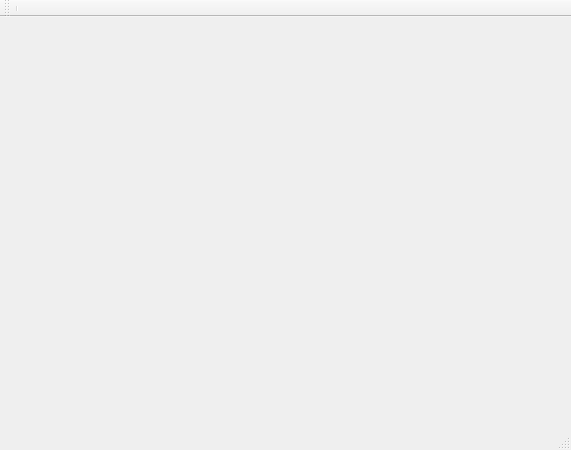
<?xml version="1.0" encoding="UTF-8"?>
<ui version="4.0">
 <class>StatisticsWindow</class>
 <widget class="QMainWindow" name="StatisticsWindow">
  <property name="geometry">
   <rect>
    <x>0</x>
    <y>0</y>
    <width>571</width>
    <height>450</height>
   </rect>
  </property>
  <property name="windowTitle">
   <string notr="true">RetroShare Statistics</string>
  </property>
  <widget class="QWidget" name="centralwidget">
   <layout class="QGridLayout" name="gridLayout">
    <property name="margin">
     <number>0</number>
    </property>
    <item row="0" column="0">
     <widget class="QSplitter" name="splitter">
      <property name="orientation">
       <enum>Qt::Horizontal</enum>
      </property>
      <property name="handleWidth">
       <number>2</number>
      </property>
      <widget class="MainPageStack" name="stackPages" native="true"/>
     </widget>
    </item>
   </layout>
  </widget>
  <widget class="QStatusBar" name="statusbar"/>
  <widget class="QToolBar" name="toolBar">
   <property name="contextMenuPolicy">
    <enum>Qt::CustomContextMenu</enum>
   </property>
   <property name="toolButtonStyle">
    <enum>Qt::ToolButtonTextUnderIcon</enum>
   </property>
   <attribute name="toolBarArea">
    <enum>TopToolBarArea</enum>
   </attribute>
   <attribute name="toolBarBreak">
    <bool>false</bool>
   </attribute>
   <addaction name="separator"/>
  </widget>
  <action name="actionAdd_Friend">
   <property name="icon">
    <iconset resource="../images.qrc">
     <normaloff>:/images/user/add_user24.png</normaloff>:/images/user/add_user24.png</iconset>
   </property>
   <property name="text">
    <string>Add Friend</string>
   </property>
   <property name="toolTip">
    <string>Add a Friend Wizard</string>
   </property>
  </action>
  <action name="actionAdd_Share">
   <property name="icon">
    <iconset resource="../images.qrc">
     <normaloff>:/images/add-share24.png</normaloff>:/images/add-share24.png</iconset>
   </property>
   <property name="text">
    <string>Add Share</string>
   </property>
  </action>
  <action name="actionOptions">
   <property name="icon">
    <iconset resource="../images.qrc">
     <normaloff>:/images/kcmsystem24.png</normaloff>:/images/kcmsystem24.png</iconset>
   </property>
   <property name="text">
    <string>Options</string>
   </property>
  </action>
  <action name="actionMessenger">
   <property name="icon">
    <iconset resource="../images.qrc">
     <normaloff>:/images/messenger.png</normaloff>:/images/messenger.png</iconset>
   </property>
   <property name="text">
    <string>Messenger</string>
   </property>
   <property name="visible">
    <bool>true</bool>
   </property>
  </action>
  <action name="actionAbout">
   <property name="icon">
    <iconset resource="../images.qrc">
     <normaloff>:/images/informations_24x24.png</normaloff>:/images/informations_24x24.png</iconset>
   </property>
   <property name="text">
    <string>About</string>
   </property>
  </action>
  <action name="actionSMPlayer">
   <property name="text">
    <string>SMPlayer</string>
   </property>
  </action>
  <action name="actionQuit">
   <property name="icon">
    <iconset resource="../images.qrc">
     <normaloff>:/images/exit_24x24.png</normaloff>:/images/exit_24x24.png</iconset>
   </property>
   <property name="text">
    <string>Quit</string>
   </property>
  </action>
  <action name="actionQuick_Start_Wizard">
   <property name="icon">
    <iconset resource="../images.qrc">
     <normaloff>:/images/tools_wizard.png</normaloff>:/images/tools_wizard.png</iconset>
   </property>
   <property name="text">
    <string>Quick Start Wizard</string>
   </property>
   <property name="toolTip">
    <string>Quick Start Wizard</string>
   </property>
  </action>
  <action name="actionServicePermissions">
   <property name="icon">
    <iconset resource="../images.qrc">
     <normaloff>:/images/admin-24.png</normaloff>:/images/admin-24.png</iconset>
   </property>
   <property name="text">
    <string>ServicePermissions</string>
   </property>
   <property name="toolTip">
    <string>Service permissions matrix</string>
   </property>
  </action>
 </widget>
 <customwidgets>
  <customwidget>
   <class>MainPageStack</class>
   <extends>QWidget</extends>
   <header location="global">gui/mainpagestack.h</header>
  </customwidget>
 </customwidgets>
 <resources>
  <include location="../images.qrc"/>
 </resources>
 <connections/>
</ui>
